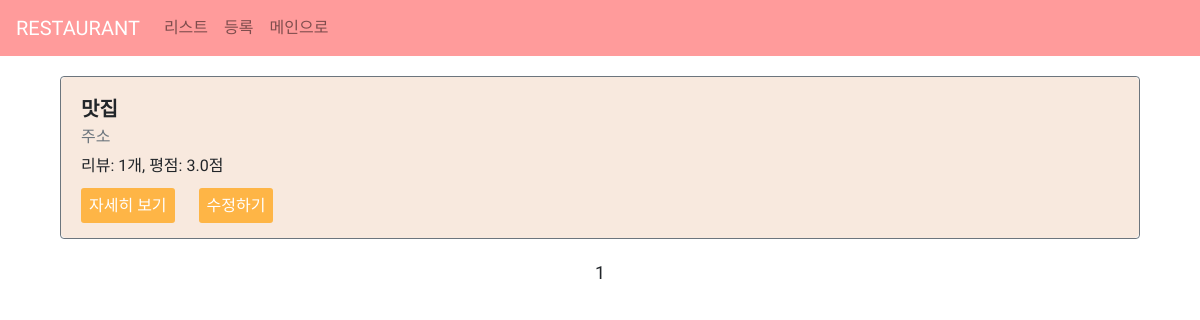
Before: /food/list/ with the older database file.
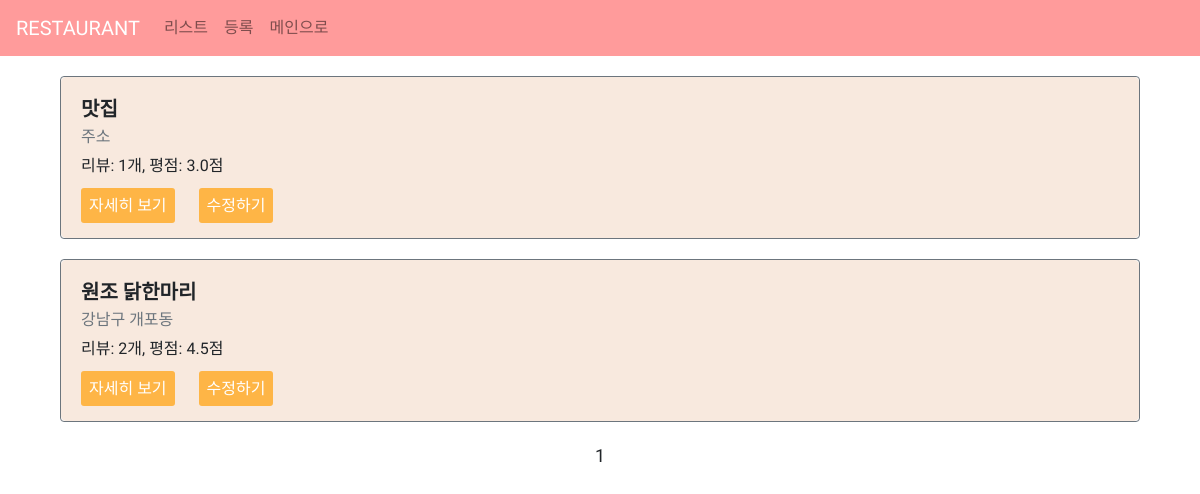
After: the same page with the newer database file.
### food/models.py (models this page shows)
class Restaurant(models.Model):
    name = models.CharField(max_length=30)
    address = models.CharField(max_length=200)
    password = models.CharField(max_length=20, default=None, null=True)
    image = models.CharField(max_length=500, default=None, null=True)
    created_at = models.DateTimeField(auto_now_add=True)
    updated_at = models.DateTimeField(auto_now=True)

### food/views.py (the view)
# urls.py: path('list/', views.list, name="list"),
def list(request):
    restaurants = Restaurant.objects.all().annotate(reviews_count=Count('review'))\
        .annotate(average_point=Avg('review__point'))
    paginator = Paginator(restaurants, 5)
    page = request.GET.get('page')  # third/list?page=1
    items = paginator.get_page(page)
    context = {
        'restaurants': items
    }
    return render(request, 'food/list.html', context)

### food/templates/food/list.html (shortened to what this page needs)
{% extends 'food/base.html' %}
{% load static %}
{% block content %}
<div class="container">
    {% for item in restaurants %}
    <div class="row restaurant-item" style="margin:20px auto;">
        <div class="col-sm-12">
            <div class="card border-secondary">
                <div class="card-body" style="background-color: #f8e9de;">
                    <h5 class="card-title" style="font-weight: bold;">{{ item.name }}</h5>
                    <h6 class="card-subtitle mb-2 text-muted">{{ item.address }}</h6>
                    <p class="card-text">리뷰: {{ item.reviews_count }}개, 평점: {{ item.average_point }}점</p>
                    <a href="{% url 'restaurant-detail' id=item.id %}" class="card-link">자세히 보기</a>
                    <a href="{% url 'restaurant-update' %}?id={{ item.id }}" class="card-link">수정하기</a>
                </div>
            </div>
        </div>
    </div>
    {% endfor %}
    <div class="row">
        <div class="col-sm-12 text-center">
            <div class="paginator">
                <span class="step-links text-center" style="width:100%">
                    <span class="current">
                        {{ restaurants.number }}
                    </span>
                </span>
            </div>
        </div>
    </div>
</div>
{% endblock %}

### food/templates/food/base.html (shortened to what this page needs)
{% load static %}
<html>
<head>
    <link rel="stylesheet" href="https://maxcdn.bootstrapcdn.com/bootstrap/4.0.0/css/bootstrap.min.css">
    <link rel="stylesheet" href="{% static 'food/style.css' %}">
</head>
<body>
    <nav class="navbar navbar-expand-lg navbar-light" style="background-color: #ff9b9b;">
      <a class="navbar-brand" href="/food/list" style="color: white;">RESTAURANT</a>
      <div class="collapse navbar-collapse" id="navbarNav">
        <ul class="navbar-nav">
          <li class="nav-item">
            <a class="nav-link" href="/food/list">리스트</a>
          </li>
          <li class="nav-item">
            <a class="nav-link" href="/food/create">등록</a>
          </li>
          <li class="nav-item">
            <a class="nav-link" href="/home">메인으로</a>
          </li>
        </ul>
      </div>
    </nav>
    {% block content %}
    {% endblock %}
</body>
</html>

### food/static/food/style.css (style rules this page uses)
* { font-family: 'Sunflower', sans-serif; }
.navbar-brand, .navbar-nav a { color: white; }
.card-body { border-radius: 5px; }
ul { list-style: none; margin: 0; }
.card-link { color: white; padding: 8px; border-radius: 3px; }
.paginator { padding-bottom: 20px; }
.current { font-size: 18px; }

### food/templates/food/list.html (style rules this page uses)
.card-link { background-color: #feb546; }

Changed rows visible on the page:
added Restaurant: name "원조 닭한마리", address "강남구 개포동", reviews_count "2", average_point "4.5"
